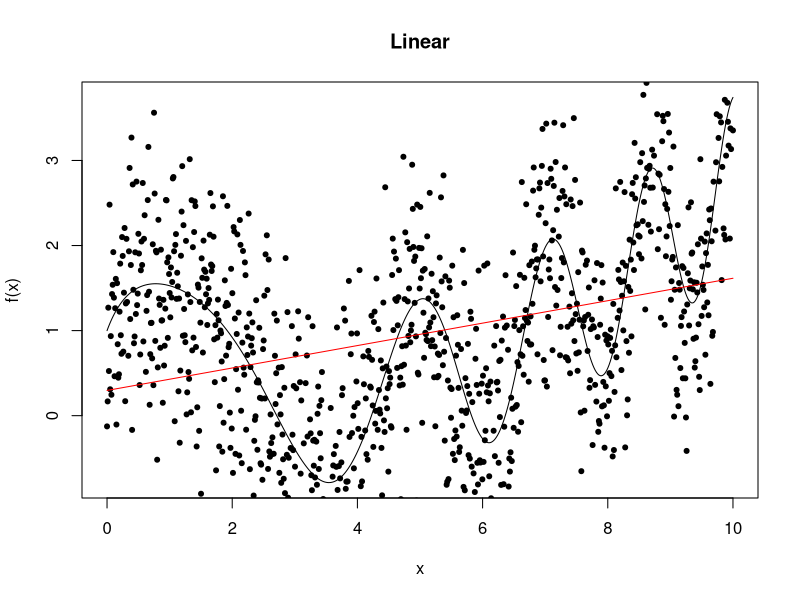
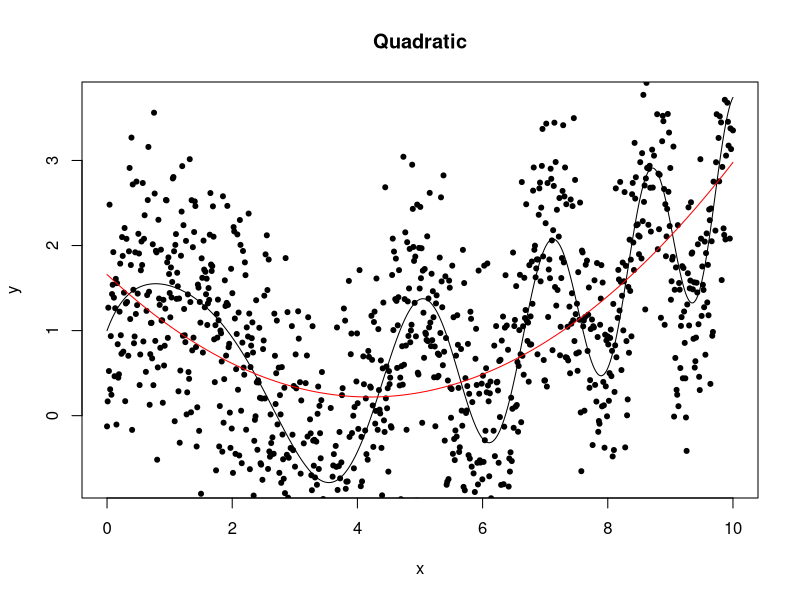

Reproduce these figures in R, in order. (Note: this script raises an error after producing the figures.)
# In this file we create a function f(x)=2*x + cos(x^2) -3*ln(x+1) as
# the "true function". Next we generate data data that represents points
# of the form (x, f(x) + err) where err is normal with mean 0 and some
# standard deviation. We now use this data to estimate f(x) by
# polynomials and splines (B-splines and natural splines)

################### Simulation step ##################
# take a somewhat arbitrary function:
f<-function(x){return(2*x + cos(x*x/4) - 3*log(x+1)^2)}
# plot it to see how it looks like
plot(x<-seq(0,10,by=0.02), y<-sapply(x,'f'),'l', main="Linear", xlab="x",ylab="f(x)")
readline("Press enter to see the noisy points")

# Now take a set of 1000 xx, and simulate yy by setting it to yy=f(xx)+err
# where err is iid normal N(0,sigma=0.9)
xx<-seq(0,10,length.out=1000)
yy<-sapply(xx,'f')+rnorm(length(xx),0,0.9)

# From now on we work with the noisy data xx and yy. 
# First put them in  a data frame
dat<-data.frame(X=xx,Y=yy)
# Now plot these noisy data to visualize them
points(xx,yy,pch=20)
readline()

# Now start playing around with different kinds of linear models:
# First try a straight line:
model1<-lm(Y ~ X, data=dat)
print(summary(model1))
lines(xx, model1$coefficients[1]+model1$coefficients[2]*xx, col="red")
readline("Hit enter  to see the quadratic model")

# Now try a quadratic model y=b0 + b1 x + b2 x^2:
dev.new()
plot(x,y,'l', main="Quadratic")
points(xx,yy,pch=20)
model2<-lm(Y ~ X + I(X^2), data=dat)
print(summary(model2))
lines(xx, model2$coefficients[1]+model2$coefficients[2]*xx 
                      +model2$coefficients[3]*xx^2, col="red")
# Now let the user decide what kind of model (polynomial, B-spline or
# N-spline) to use and how many degrees of freedom:

# First, load the splines library for spline regression
library(splines)
repeat{
   # read the degree of polynomial and spline (effective number of
   # variables). Make sure to use as.numeric since anything read by
   # readline is interpreted as string:
   d<-as.numeric(readline("\nWrite the degree (0 to quit):\n"))
   if (d<1) break
   type<-readline("\nWrite 'p' for polynomial, 'b' for B-spline and 'n' for natural spline\n")
   # p: Use regression using polynomials of degree d.
   #
   # b: Use regression using B-Splines. These are piecewise cubic splines
   # which tie together smoothly, that is at knot points agree both on
   # value, and the value of the first and second derivatives. The
   # default is degree 3 polynomial spline.
   #
   # n: Use regression using natural splines. These are almost identical to
   # B-splines, except that they also make sure that the point x=0
   # and the maximal x value the spline function is zero. The default is
   # degree 3 polynomial spline.
   dev.new()
   if(type=='p'){model3<-lm(Y~poly(X,d), data=dat)}
   else if(type=='b'){model3<-lm(Y~ bs(X,df=d), data=dat)}
   else if(type=='n'){model3<-lm(Y~ ns(X,df=d), data=dat)}
   tp<-function(c) # An auxiliary function
         {ifelse(c=='p',"polynomials",ifelse(c=='b',"B-spline","n-spline"))}
   plot(x,y,'l',main=paste("df=",d,"type=",tp(type)))
   #points(xx,yy,pch=20)
   print(summary(model3))
   lines(xx,predict(model3,data.frame(X=xx)), col="blue")
}


